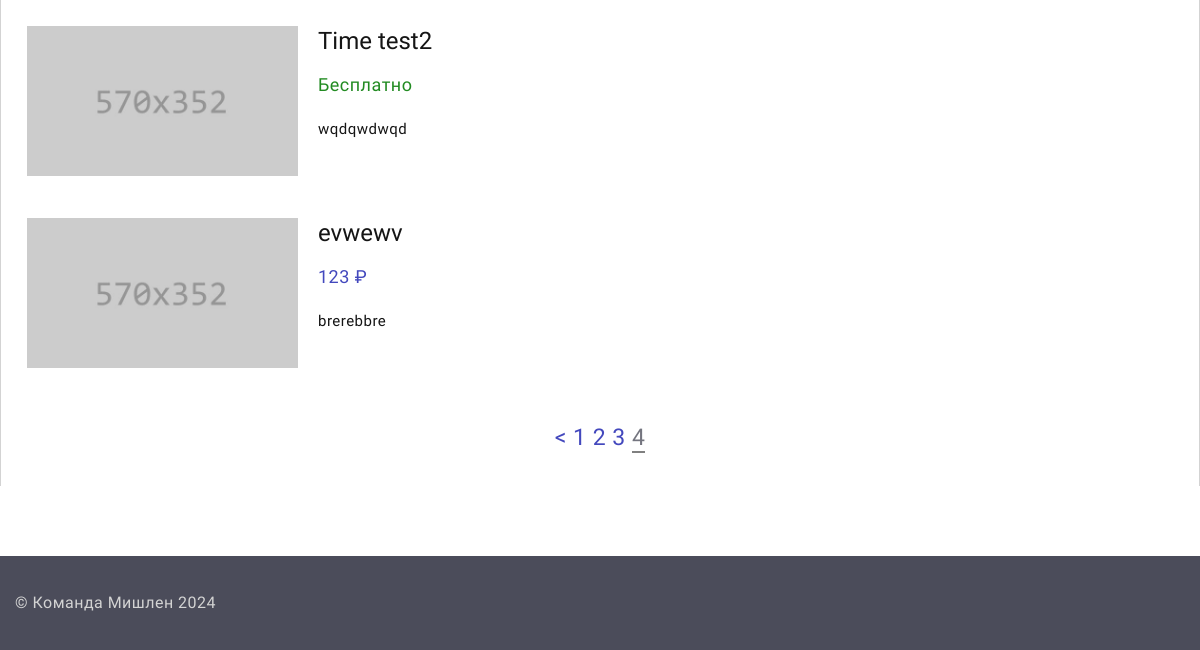
/user_events?page=4 (signed in, lower part), run on an earlier commit of the app's database.
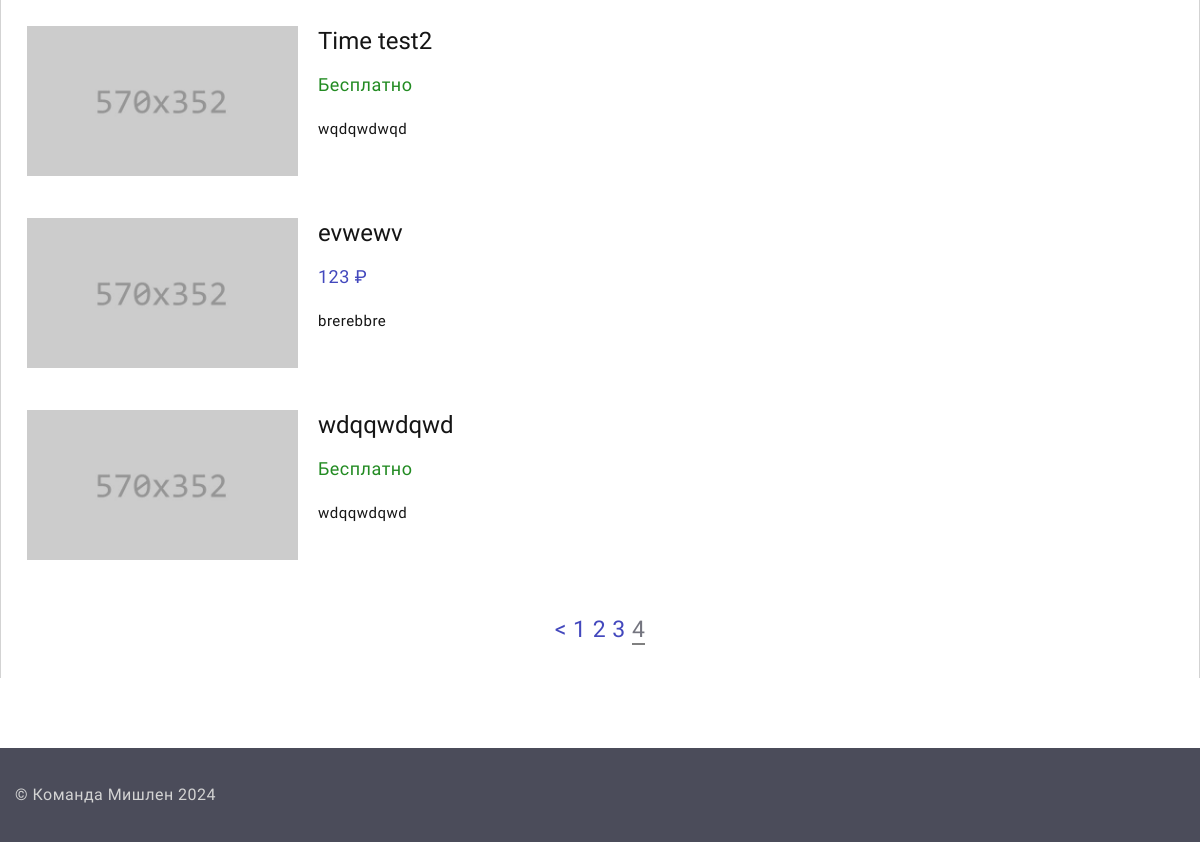
And on a later commit of the database.
### dosug/models.py (models this page shows, shortened)
class Event(models.Model):
    id = models.IntegerField(primary_key=True)
    title = models.CharField(max_length=30, null=False)
    type = models.CharField(max_length=20)
    image = models.ImageField(default="default.jpg")
    tiny_description = models.CharField(max_length=250)
    description = models.CharField(max_length=1200)
    link = models.CharField(max_length=30)
    address = models.CharField(max_length=60)
    price = models.IntegerField(max_length=30, default=0)
    phone = models.CharField(max_length=30)
    coordinates = models.CharField(max_length=100)
    views = models.IntegerField(default=0)
    author = models.IntegerField(default=0)
    created_at = models.DateTimeField(default=datetime.now, blank=True)

### dosug/views.py (the view)
# urls.py: path('user_events', views.user_events)
def user_events(request):
    if not request.user.is_authenticated:
        messages.warning(request, "Невозможно получить доступ к этой странице")
        return redirect('/')
    if request.user.is_superuser:
        events = Event.objects.all()
    else:
        events = Event.objects.filter(author=request.user.id)
    query = request.GET.get('search_query')
    if query:
        events = [event for event in events if query.lower() in event.title.lower()]
    paginator = Paginator(events, 10)
    page_number = request.GET.get('page')
    try:
        events = paginator.page(page_number)
    except PageNotAnInteger:
        events = paginator.page(1)
    except EmptyPage:
        events = paginator.page(paginator.num_pages)
    return render(request, 'dosug/user_events.html', {'events': events, 'query': query})

### templates/dosug/user_events.html (shortened to what this page needs)
{% extends "dosug/layout.html" %}
{% block content %}
<html lang="en">
<head>
</head>
<body>
<div class="page">
    <br><br><br><br>
 <section class="section novi-background section-md text-center">
        <div class="container" style="border-left: 1px solid lightgray; border-right: 1px solid lightgray; padding: 30px;">
    <div id="content-container">
          <div class="row row-lg-50 row-35 offset-top-2" style="display: flex; flex-direction: column;">
              {% for event in events|slice:":10" %}
              <div class="user_events_cont wow-outer" style="max-width: 100%; margin-bottom: 20px;">
<article class="post-modern" style="display: flex; align-items: flex-start; position: relative;">
    <a class="post-modern-media" href="/event/{{ event.id }}"><img src="/static/images/event_pics/{{ event.image }}" alt="" style="width: 271px; height: 150px; object-fit: cover;"/></a>
    <div style="margin-left: 20px; flex-grow: 1;">
        <h4 class="post-modern-title"><a class="post-modern-title" href="/event/{{ event.id }}">{{ event.title }}</a></h4>
                <ul class="post-modern-meta">
                  <li>
                      {%if event.price == 0%}
                      <a style="color: forestgreen">Бесплатно</a>
                    {% else %}
                      <a style="color: #4348bd">{{event.price}} ₽</a>
                    {% endif %}
                    </li>
                </ul>
        <p class="description" style="word-wrap: break-word;">{{ event.tiny_description }}</p>
    </div>
</article>
            </div>
              {% endfor %}
          </div>
              <br><br><br>
<div class="swiper-pagination swiper-pagination-modern swiper-pagination-marked" style="margin: auto; font-size: 23px; font-weight: bolder">
    {% if events.has_previous %}
        <a href="?page={{ events.previous_page_number }}">&lt;</a>
    {% endif %}
    {% for i in events.paginator.page_range %}
        {% if events.number == i %}
            <a style="border-bottom: 2px solid gray">{{ i }}</a>
        {% else %}
            <a href="?page={{ i }}">{{ i }}</a>
        {% endif %}
    {% endfor %}
</div>
            </div>
</div>
 </section>
</div>
</body>
</html>
{% endblock content %}

What changed in the data, as far as the page shows it:
added Event: image (placeholder picture), title "wdqqwdqwd", price "Бесплатно", tiny_description "wdqqwdqwd"
